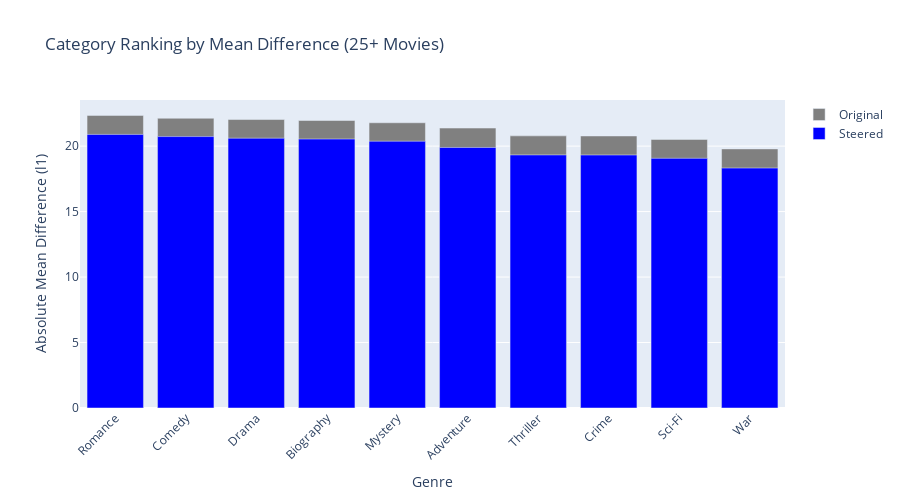
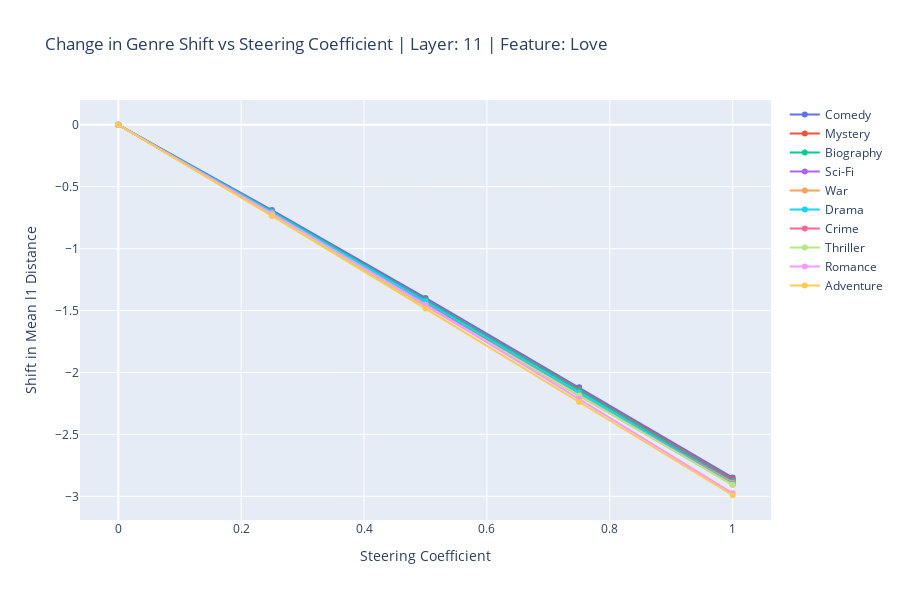
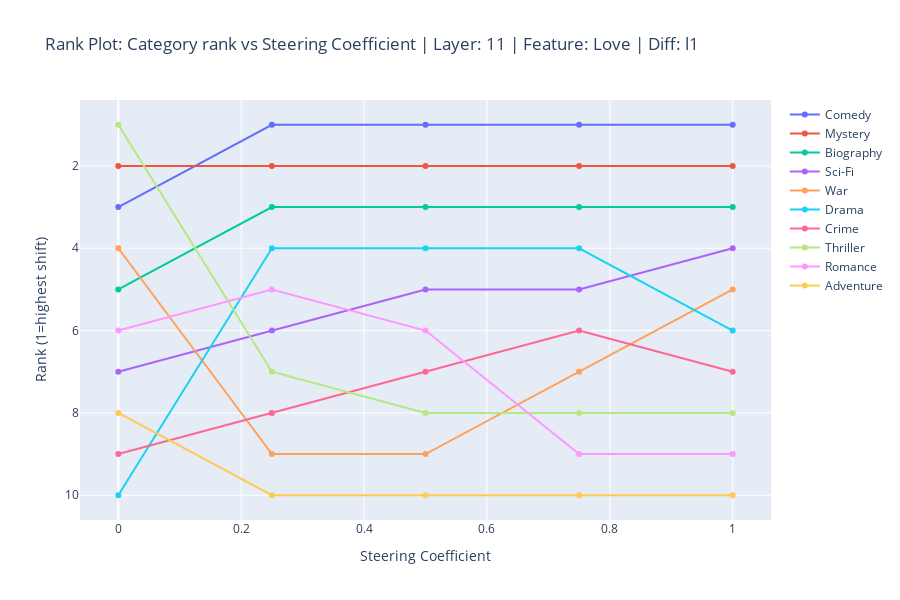

Notebook cell for these charts, in order:
### Code cell
feature = "Love"
type = "l1"
layer_to_steer = 11  # Change this to the layer you want to analyze
steering_coefficient = 0.5  # Adjust steering coefficient as needed

steering_vector = import_steering_vector_from_pkl('steering_vector.pkl', layer_to_steer=layer_to_steer, feature_name=feature)
steered_embeddings = get_steered_embeddings(model, encoded_input, layer_to_steer=layer_to_steer, steering_coefficient=steering_coefficient, steering_vector=steering_vector, normalize=True)
print(f"\nSteering | Feature: {feature} | Coefficient: {steering_coefficient} | Layer: {layer_to_steer}\n")

# Calculate cosine similarities and rankings
print("Calculating differences between original and steered embeddings...")
original_differences, steered_differences = calculate_specific_differences(original_embeddings, steered_embeddings, steering_vector, type=type)
print("[Done]")

# Bar plot of category rankings
print("\nRanking categories by mean difference...")
sorted_genres, genre_means = rank_categories_by_difference(all_texts_data, original_differences, steered_differences, type, print_results=True, remove_low_count=True, plot_graph=True)

# Print most shifted categories
print("\nPrinting most shifted categories...\n")
get_most_shifted_categories(all_texts_data, original_differences, steered_differences, remove_low_count=True, top_n=10, print_results=True)

# Plot change in top shifts across steering coefficients
print("\n\nPlotting change in top shifts across steering coefficients...\n")
category_shifts, steering_coefficients = plot_change_in_top_shift(model, encoded_input, all_texts_data, original_embeddings, layer_to_steer, steering_vector, type, feature, steering_coefficient_start=0.0, steering_coefficient_end=1.0, number_of_steps=5)

# Plot rank changes of categories over steering coefficients
print("\nPlotting rank changes of categories over steering coefficients...\n")
plot_rank_plot(category_shifts, steering_coefficients, layer_to_steer, feature, type)  #litt unødvendig å ha med layer_to_steer og feature spør du meg

### Figure 1 — Plotly figure (JSON) as saved in the notebook; plotly's stock layout.template omitted (floating-point values rounded to 4 significant figures)
{"data": [{"hovertemplate": "%{hovertext}<extra></extra>", "hovertext": ["Genre: Romance<br>Original Mean Difference: 22.3463<br>Count: 65"], "marker": {"color": "grey"}, "name": "Original", "opacity": 1, "showlegend": true, "type": "bar", "x": ["Romance"], "y": [22.35]}, {"hovertemplate": "%{hovertext}<extra></extra>", "hovertext": ["Genre: Romance<br>Steered Mean Difference: 20.8931<br>Count: 65"], "marker": {"color": "blue"}, "name": "Steered", "opacity": 1, "showlegend": true, "type": "bar", "x": ["Romance"], "y": [20.89]}, {"hovertemplate": "%{hovertext}<extra></extra>", "hovertext": ["Genre: Comedy<br>Original Mean Difference: 22.1278<br>Count: 82"], "marker": {"color": "grey"}, "name": "Original", "opacity": 1, "showlegend": false, "type": "bar", "x": ["Comedy"], "y": [22.13]}, {"hovertemplate": "%{hovertext}<extra></extra>", "hovertext": ["Genre: Comedy<br>Steered Mean Difference: 20.7296<br>Count: 82"], "marker": {"color": "blue"}, "name": "Steered", "opacity": 1, "showlegend": false, "type": "bar", "x": ["Comedy"], "y": [20.73]}, {"hovertemplate": "%{hovertext}<extra></extra>", "hovertext": ["Genre: Drama<br>Original Mean Difference: 22.0307<br>Count: 198"], "marker": {"color": "grey"}, "name": "Original", "opacity": 1, "showlegend": false, "type": "bar", "x": ["Drama"], "y": [22.03]}, {"hovertemplate": "%{hovertext}<extra></extra>", "hovertext": ["Genre: Drama<br>Steered Mean Difference: 20.6027<br>Count: 198"], "marker": {"color": "blue"}, "name": "Steered", "opacity": 1, "showlegend": false, "type": "bar", "x": ["Drama"], "y": [20.6]}, {"hovertemplate": "%{hovertext}<extra></extra>", "hovertext": ["Genre: Biography<br>Original Mean Difference: 21.9566<br>Count: 70"], "marker": {"color": "grey"}, "name": "Original", "opacity": 1, "showlegend": false, "type": "bar", "x": ["Biography"], "y": [21.96]}, {"hovertemplate": "%{hovertext}<extra></extra>", "hovertext": ["Genre: Biography<br>Steered Mean Difference: 20.5394<br>Count: 70"], "marker": {"color": "blue"}, "name": "Steered", "opacity": 1, "showlegend": false, "type": "bar", "x": ["Biography"], "y": [20.54]}, {"hovertemplate": "%{hovertext}<extra></extra>", "hovertext": ["Genre: Mystery<br>Original Mean Difference: 21.7840<br>Count: 34"], "marker": {"color": "grey"}, "name": "Original", "opacity": 1, "showlegend": false, "type": "bar", "x": ["Mystery"], "y": [21.78]}, {"hovertemplate": "%{hovertext}<extra></extra>", "hovertext": ["Genre: Mystery<br>Steered Mean Difference: 20.3710<br>Count: 34"], "marker": {"color": "blue"}, "name": "Steered", "opacity": 1, "showlegend": false, "type": "bar", "x": ["Mystery"], "y": [20.37]}, {"hovertemplate": "%{hovertext}<extra></extra>", "hovertext": ["Genre: Adventure<br>Original Mean Difference: 21.3791<br>Count: 102"], "marker": {"color": "grey"}, "name": "Original", "opacity": 1, "showlegend": false, "type": "bar", "x": ["Adventure"], "y": [21.38]}, {"hovertemplate": "%{hovertext}<extra></extra>", "hovertext": ["Genre: Adventure<br>Steered Mean Difference: 19.8954<br>Count: 102"], "marker": {"color": "blue"}, "name": "Steered", "opacity": 1, "showlegend": false, "type": "bar", "x": ["Adventure"], "y": [19.9]}, {"hovertemplate": "%{hovertext}<extra></extra>", "hovertext": ["Genre: Thriller<br>Original Mean Difference: 20.7833<br>Count: 50"], "marker": {"color": "grey"}, "name": "Original", "opacity": 1, "showlegend": false, "type": "bar", "x": ["Thriller"], "y": [20.78]}, {"hovertemplate": "%{hovertext}<extra></extra>", "hovertext": ["Genre: Thriller<br>Steered Mean Difference: 19.3270<br>Count: 50"], "marker": {"color": "blue"}, "name": "Steered", "opacity": 1, "showlegend": false, "type": "bar", "x": ["Thriller"], "y": [19.33]}, {"hovertemplate": "%{hovertext}<extra></extra>", "hovertext": ["Genre: Crime<br>Original Mean Difference: 20.7764<br>Count: 158"], "marker": {"color": "grey"}, "name": "Original", "opacity": 1, "showlegend": false, "type": "bar", "x": ["Crime"], "y": [20.78]}, {"hovertemplate": "%{hovertext}<extra></extra>", "hovertext": ["Genre: Crime<br>Steered Mean Difference: 19.3213<br>Count: 158"], "marker": {"color": "blue"}, "name": "Steered", "opacity": 1, "showlegend": false, "type": "bar", "x": ["Crime"], "y": [19.32]}, {"hovertemplate": "%{hovertext}<extra></extra>", "hovertext": ["Genre: Sci-Fi<br>Original Mean Difference: 20.5118<br>Count: 51"], "marker": {"color": "grey"}, "name": "Original", "opacity": 1, "showlegend": false, "type": "bar", "x": ["Sci-Fi"], "y": [20.51]}, {"hovertemplate": "%{hovertext}<extra></extra>", "hovertext": ["Genre: Sci-Fi<br>Steered Mean Difference: 19.0674<br>Count: 51"], "marker": {"color": "blue"}, "name": "Steered", "opacity": 1, "showlegend": false, "type": "bar", "x": ["Sci-Fi"], "y": [19.07]}, {"hovertemplate": "%{hovertext}<extra></extra>", "hovertext": ["Genre: War<br>Original Mean Difference: 19.7884<br>Count: 43"], "marker": {"color": "grey"}, "name": "Original", "opacity": 1, "showlegend": false, "type": "bar", "x": ["War"], "y": [19.79]}, {"hovertemplate": "%{hovertext}<extra></extra>", "hovertext": ["Genre: War<br>Steered Mean Difference: 18.3254<br>Count: 43"], "marker": {"color": "blue"}, "name": "Steered", "opacity": 1, "showlegend": false, "type": "bar", "x": ["War"], "y": [18.33]}], "layout": {"barmode": "overlay", "height": 500, "showlegend": true, "title": {"text": "Category Ranking by Mean Difference (25+ Movies)"}, "width": 900, "xaxis": {"tickangle": -45, "title": {"text": "Genre"}}, "yaxis": {"title": {"text": "Absolute Mean Difference (l1)"}}}}

### Figure 2 — Plotly figure (JSON) as saved in the notebook; plotly's stock layout.template omitted (floating-point values rounded to 4 significant figures)
{"data": [{"line": {"width": 2}, "marker": {"size": 6}, "mode": "lines+markers", "name": "Comedy", "type": "scatter", "x": [0, 0.25, 0.5, 0.75, 1], "y": [0, -0.6893, -1.398, -2.12, -2.849]}, {"line": {"width": 2}, "marker": {"size": 6}, "mode": "lines+markers", "name": "Mystery", "type": "scatter", "x": [0, 0.25, 0.5, 0.75, 1], "y": [0, -0.6994, -1.413, -2.136, -2.862]}, {"line": {"width": 2}, "marker": {"size": 6}, "mode": "lines+markers", "name": "Biography", "type": "scatter", "x": [0, 0.25, 0.5, 0.75, 1], "y": [0, -0.6994, -1.417, -2.145, -2.874]}, {"line": {"width": 2}, "marker": {"size": 6}, "mode": "lines+markers", "name": "Sci-Fi", "type": "scatter", "x": [0, 0.25, 0.5, 0.75, 1], "y": [0, -0.7195, -1.444, -2.169, -2.884]}, {"line": {"width": 2}, "marker": {"size": 6}, "mode": "lines+markers", "name": "War", "type": "scatter", "x": [0, 0.25, 0.5, 0.75, 1], "y": [0, -0.7332, -1.463, -2.184, -2.89]}, {"line": {"width": 2}, "marker": {"size": 6}, "mode": "lines+markers", "name": "Drama", "type": "scatter", "x": [0, 0.25, 0.5, 0.75, 1], "y": [0, -0.7046, -1.428, -2.162, -2.899]}, {"line": {"width": 2}, "marker": {"size": 6}, "mode": "lines+markers", "name": "Crime", "type": "scatter", "x": [0, 0.25, 0.5, 0.75, 1], "y": [0, -0.7248, -1.455, -2.184, -2.905]}, {"line": {"width": 2}, "marker": {"size": 6}, "mode": "lines+markers", "name": "Thriller", "type": "scatter", "x": [0, 0.25, 0.5, 0.75, 1], "y": [0, -0.7247, -1.456, -2.185, -2.907]}, {"line": {"width": 2}, "marker": {"size": 6}, "mode": "lines+markers", "name": "Romance", "type": "scatter", "x": [0, 0.25, 0.5, 0.75, 1], "y": [0, -0.7145, -1.453, -2.212, -2.976]}, {"line": {"width": 2}, "marker": {"size": 6}, "mode": "lines+markers", "name": "Adventure", "type": "scatter", "x": [0, 0.25, 0.5, 0.75, 1], "y": [0, -0.7355, -1.484, -2.239, -2.991]}], "layout": {"height": 600, "showlegend": true, "title": {"text": "Change in Genre Shift vs Steering Coefficient | Layer: 11 | Feature: Love"}, "width": 900, "xaxis": {"title": {"text": "Steering Coefficient"}}, "yaxis": {"title": {"text": "Shift in Mean l1 Distance"}}}}

### Figure 3 — Plotly figure (JSON) as saved in the notebook; plotly's stock layout.template omitted (floating-point values rounded to 4 significant figures)
{"data": [{"line": {"width": 2}, "marker": {"size": 6}, "mode": "lines+markers", "name": "Comedy", "type": "scatter", "x": [0, 0.25, 0.5, 0.75, 1], "y": [3, 1, 1, 1, 1]}, {"line": {"width": 2}, "marker": {"size": 6}, "mode": "lines+markers", "name": "Mystery", "type": "scatter", "x": [0, 0.25, 0.5, 0.75, 1], "y": [2, 2, 2, 2, 2]}, {"line": {"width": 2}, "marker": {"size": 6}, "mode": "lines+markers", "name": "Biography", "type": "scatter", "x": [0, 0.25, 0.5, 0.75, 1], "y": [5, 3, 3, 3, 3]}, {"line": {"width": 2}, "marker": {"size": 6}, "mode": "lines+markers", "name": "Sci-Fi", "type": "scatter", "x": [0, 0.25, 0.5, 0.75, 1], "y": [7, 6, 5, 5, 4]}, {"line": {"width": 2}, "marker": {"size": 6}, "mode": "lines+markers", "name": "War", "type": "scatter", "x": [0, 0.25, 0.5, 0.75, 1], "y": [4, 9, 9, 7, 5]}, {"line": {"width": 2}, "marker": {"size": 6}, "mode": "lines+markers", "name": "Drama", "type": "scatter", "x": [0, 0.25, 0.5, 0.75, 1], "y": [10, 4, 4, 4, 6]}, {"line": {"width": 2}, "marker": {"size": 6}, "mode": "lines+markers", "name": "Crime", "type": "scatter", "x": [0, 0.25, 0.5, 0.75, 1], "y": [9, 8, 7, 6, 7]}, {"line": {"width": 2}, "marker": {"size": 6}, "mode": "lines+markers", "name": "Thriller", "type": "scatter", "x": [0, 0.25, 0.5, 0.75, 1], "y": [1, 7, 8, 8, 8]}, {"line": {"width": 2}, "marker": {"size": 6}, "mode": "lines+markers", "name": "Romance", "type": "scatter", "x": [0, 0.25, 0.5, 0.75, 1], "y": [6, 5, 6, 9, 9]}, {"line": {"width": 2}, "marker": {"size": 6}, "mode": "lines+markers", "name": "Adventure", "type": "scatter", "x": [0, 0.25, 0.5, 0.75, 1], "y": [8, 10, 10, 10, 10]}], "layout": {"height": 600, "showlegend": true, "title": {"text": "Rank Plot: Category rank vs Steering Coefficient | Layer: 11 | Feature: Love | Diff: l1"}, "width": 900, "xaxis": {"title": {"text": "Steering Coefficient"}}, "yaxis": {"autorange": "reversed", "title": {"text": "Rank (1=highest shift)"}}}}
